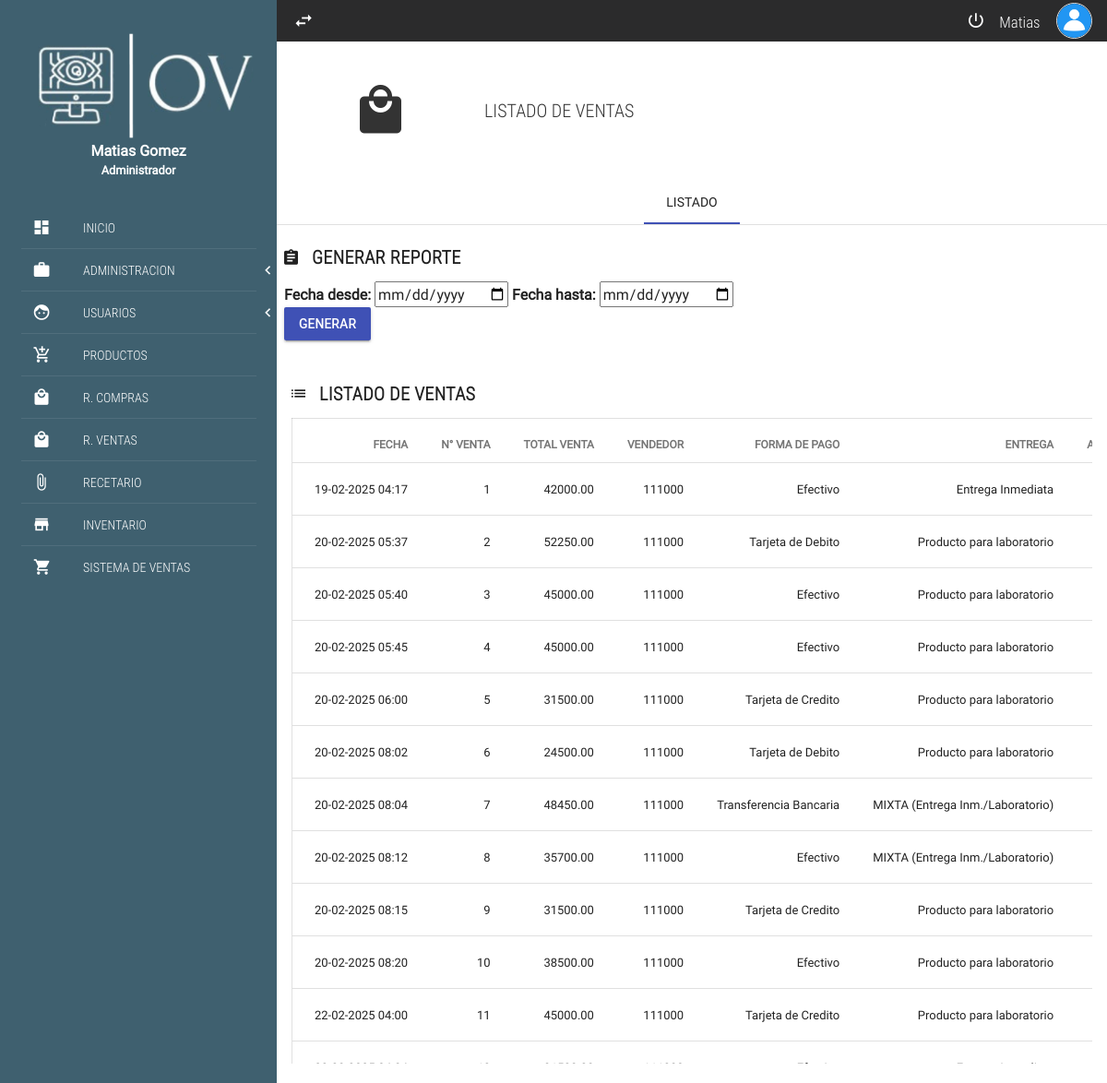
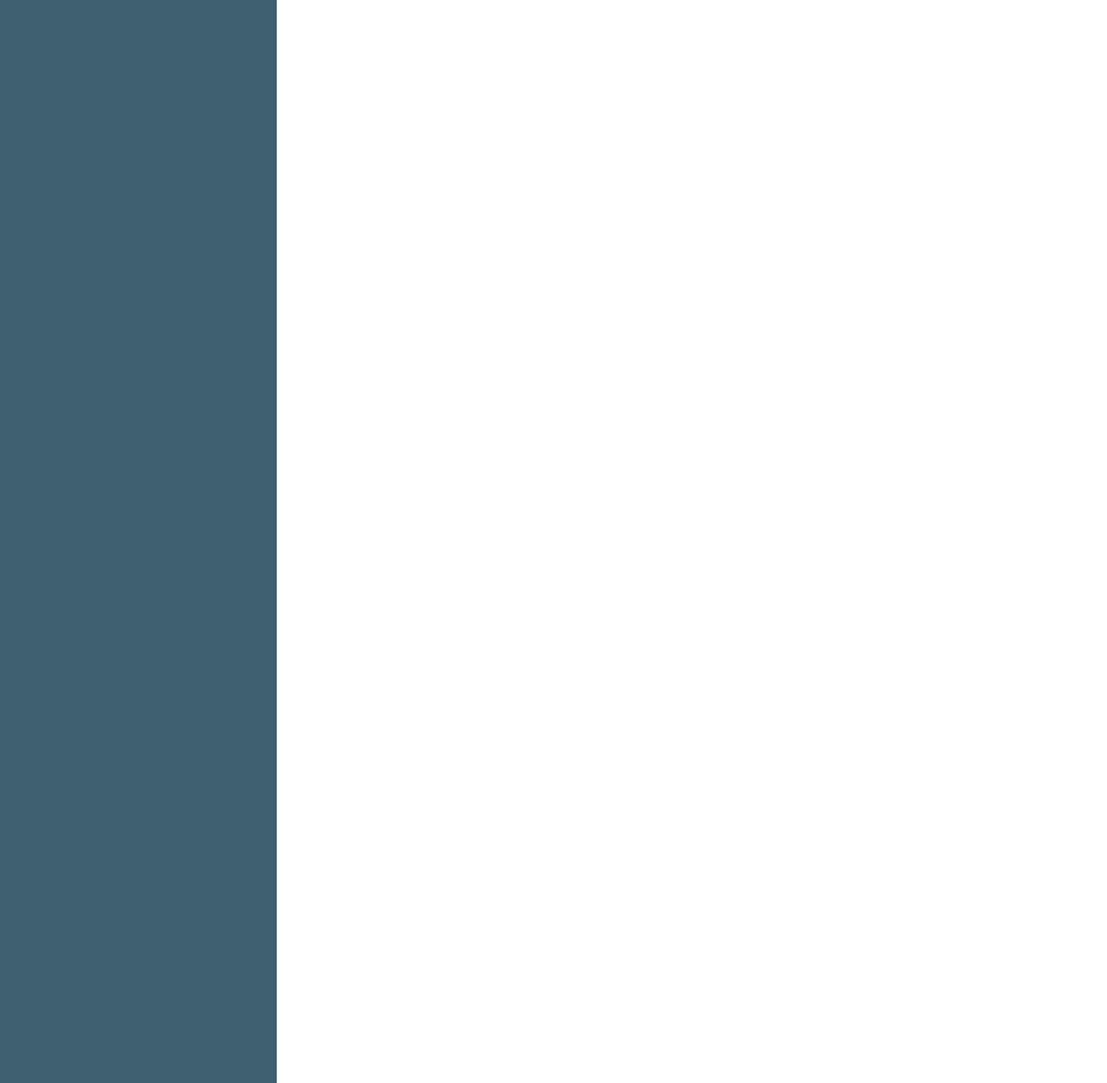
Screenshot of /SFI-V2-master/venta.php (signed in) with the database file from the repository (2 pictures, top to bottom).
### tables this page shows
CREATE TABLE `venta` (
  `ID_VENTA` int(11) NOT NULL,
  `DNI_CLI` int(11) NOT NULL,
  `FECHA` datetime NOT NULL,
  `ID_ENT` int(11) NOT NULL,
  `ID_PAGO` int(11) NOT NULL,
  `id_promo` int(11) NOT NULL,
  `DNI_U` int(11) NOT NULL,
  `id_cob` int(11) NOT NULL,
  `total` decimal(10,2) NOT NULL
);

CREATE TABLE `usuario` (
  `DNI_U` int(11) NOT NULL,
  `ID_JER` int(11) NOT NULL,
  `ID_PROV` int(11) NOT NULL,
  `CONTRASENA` varchar(15) NOT NULL,
  `NOMBRE` varchar(20) NOT NULL,
  `APELLIDO` varchar(20) NOT NULL,
  `USUARIO` varchar(30) NOT NULL,
  `CONTACTO` int(11) NOT NULL,
  `DOMICILIO` varchar(40) NOT NULL,
  `CIUDAD` varchar(40) NOT NULL,
  `Disponibilidad` int(11) NOT NULL
);

CREATE TABLE `tipopago` (
  `ID_PAGO` int(11) NOT NULL,
  `PAGO` varchar(40) NOT NULL
);

CREATE TABLE `tipoentrega` (
  `ID_ENT` int(11) NOT NULL,
  `ENTREGA` varchar(50) NOT NULL
);

### SFI-V2-master/funciones/mostrarVenta.php (called while the page is built)
<?php
function ListarVenta($vConexion) {
    $Listado=array();
    $SQL = "SELECT
               v.fecha, v.id_venta, u.DNI_U, fp.pago, te.entrega, v.total
            FROM
                venta v
            INNER JOIN
                detalleventa dv ON v.id_venta = dv.id_venta
            INNER JOIN
                usuario u ON u.DNI_U = v.DNI_U
            INNER JOIN
                tipopago fp ON v.id_pago = fp.id_pago
            INNER JOIN
                tipoentrega te ON v.id_ent = te.id_ent
            GROUP BY
                v.id_venta, v.fecha, u.DNI_U, fp.pago
                ORDER BY v.fecha ASC";
     $rs = mysqli_query($vConexion, $SQL);
     $i=0;
    while ($data = mysqli_fetch_array($rs)) {
            $Listado[$i]['ID_VENTA'] = $data['id_venta'];
            $Listado[$i]['FECHA'] = $data['fecha'];
            $Listado[$i]['USER'] = $data['DNI_U'];
            $Listado[$i]['TPAGO'] = $data['pago'];
            $Listado[$i]['ENTREGA'] = $data['entrega'];
            $Listado[$i]['TOTALV'] = $data['total'];
            $i++;
    }
    return $Listado;
}
?>

### SFI-V2-master/venta.php (the view, shortened to what this page needs)
<?php
require_once 'funciones/login.php';
require_once 'funciones/mostrarVenta.php';
$ListadoVen = ListarVenta($MiConexion);
$CantidadVen = count($ListadoVen);
?>
<!DOCTYPE html>
<html lang="es">
<head>
	<link rel="stylesheet" href="css/normalize.css">
	<link rel="stylesheet" href="css/sweetalert2.css">
	<link rel="stylesheet" href="css/material.min.css">
	<link rel="stylesheet" href="css/material-design-iconic-font.min.css">
	<link rel="stylesheet" href="css/jquery.mCustomScrollbar.css">
	<link rel="stylesheet" href="css/main.css">
</head>
<body>
<?php require_once 'inc/barralateral.inc.php';  ?>
	<section class="full-width pageContent">
		<?php require_once 'inc/barranav.inc.php'; ?>
		<section class="full-width header-well">
			<div class="full-width header-well-icon">
				<i class="zmdi zmdi-local-mall"></i>
			</div>
			<div class="full-width header-well-text">
				<p class="text-condensedLight">
					LISTADO DE VENTAS
				</p>
			</div>
		</section>
		<div class="mdl-tabs mdl-js-tabs mdl-js-ripple-effect">
			<div class="mdl-tabs__tab-bar">
				<a href="#tabList" class="mdl-tabs__tab is-active">LISTADO</a>
			</div>
		<div class="full-width divider-menu-h"></div>
					<div class="mdl-tabs__panel is-active" id="tabList">
<?php if ($_SESSION['Usuario_id_jer'] != 2 ) { ?>
<form action="Reportes/reporte_gral_ventas.php" method="GET" target="_blank">
    <div class="mdl-cell mdl-cell--4-col-phone mdl-cell--8-col-tablet mdl-cell--12-col-desktop">
        <h5><strong class="text-condensedLight"><i class="zmdi zmdi-assignment"></i> &nbsp; GENERAR REPORTE</strong></h5>
        <strong>Fecha desde:</strong>
        <input type="date" name="fecha_desde" required>
        <strong>Fecha hasta:</strong>
        <input type="date" name="fecha_hasta" required>
        <div>
            <button type="submit" class="mdl-button mdl-js-button mdl-button--raised mdl-button--colored">GENERAR</button>
        </div>
    </div>
</form>
<?php } ?>
<div class="mdl-grid">
			<div class="mdl-cell mdl-cell--4-col-phone mdl-cell--8-col-tablet mdl-cell--12-col-desktop">
			<h5> <strong class="text-condensedLight"><i class="zmdi zmdi-view-list-alt"></i> &nbsp; LISTADO DE VENTAS</strong></h5>
				<div class="table-responsive-scroll">
					<table id="miTabla" class="mdl-data-table mdl-js-data-table mdl-shadow--2dp full-width table-responsive">
						<thead>
						<tr>
								<th onclick="sortTable(0, this)"><b>FECHA</b></th>
								<th onclick="sortTable(1, this)"><b>N° VENTA</b></th>
								<th onclick="sortTable(2, this)"><b>TOTAL VENTA</b></th>
								<th onclick="sortTable(3, this)"><b>VENDEDOR</b></th>
								<th onclick="sortTable(4, this)"><b>FORMA DE PAGO</b></th>
								<th onclick="sortTable(5, this)"><b>ENTREGA</b></th>
								<th><b>ACCION</b></td>
							</tr>
						</thead>
							<?php
							for ($i = 0; $i < $CantidadVen; $i++) { ?>
								<tr>
									<td ><?php echo date("d-m-Y H:i", strtotime($ListadoVen[$i]['FECHA'])); ?></td>
									<td ><?php echo $ListadoVen[$i]['ID_VENTA']; ?></td>
									<td ><?php echo $ListadoVen[$i]['TOTALV']; ?></td>
									<td ><?php echo $ListadoVen[$i]['USER']; ?></td>
									<td ><?php echo $ListadoVen[$i]['TPAGO']; ?></td>
									<td ><?php echo $ListadoVen[$i]['ENTREGA']; ?></td>
<td>
									</td>
									</tr>
								<?php } ?>
									</div>
				</div>
			</div>
		</div>
	</div>
	</section>
</body>
</html>

### SFI-V2-master/css/main.css (style rules this page uses)
:root { --color-text: #3F51B5; --primary-color: #2B2B2C; --acent-color: #DB763B; }
html, body { width: 100%; height: 100%; margin: 0; padding: 0; font-size: 16px; font-family: "RobotoRegular"; position: relative; background-color: blueviolet; }
.text-condensedLight { font-family: "RobotoCondensedLight"; }
.table-responsive { overflow: auto; }
.divider-menu-h { height: 0; border-top: 1px solid rgba(255, 255, 255, .09); width: 85%; margin: 0 auto; }
.table-responsive { width: 100%; overflow-x: scroll; position: relative; }
.header-well, .header-well-icon, .header-well-text { min-height: 150px; height: auto; }
.header-well { position: relative; }
.header-well-icon, .header-well-text { position: absolute; top: 0; color: #333; }
.header-well-icon { left: 0; width: 25%; }
.header-well-icon i, .header-well-text p { position: absolute; top: 50%; display: block; width: 100%; transform: translateY(-50%); }
.header-well-icon i { text-align: center; font-size: 60px; }
.header-well-text { right: 0; width: 75%; }
.header-well-text p { font-size: 20px; margin: 0; padding: 0; }
.pageContent { padding-left: 300px; width: 100%; height: 100%; overflow: hidden; z-index: 77; background-color: #fff; transition: all .3s ease-in-out; }

### SFI-V2-master/venta.php (style rules this page uses)
.table-responsive-scroll { max-height: 700px; overflow-y: auto; }

### rows the page displays
venta: FECHA "19-02-2025 04:17", ID_VENTA "1", total "42000.00", usuario.DNI_U "111000", ID_PAGO.PAGO "Efectivo", ID_ENT.ENTREGA "Entrega Inmediata"
venta: FECHA "20-02-2025 05:37", ID_VENTA "2", total "52250.00", usuario.DNI_U "111000", ID_PAGO.PAGO "Tarjeta de Debito", ID_ENT.ENTREGA "Producto para laboratorio"
venta: FECHA "20-02-2025 05:40", ID_VENTA "3", total "45000.00", usuario.DNI_U "111000", ID_PAGO.PAGO "Efectivo", ID_ENT.ENTREGA "Producto para laboratorio"
venta: FECHA "20-02-2025 05:45", ID_VENTA "4", total "45000.00", usuario.DNI_U "111000", ID_PAGO.PAGO "Efectivo", ID_ENT.ENTREGA "Producto para laboratorio"
venta: FECHA "20-02-2025 06:00", ID_VENTA "5", total "31500.00", usuario.DNI_U "111000", ID_PAGO.PAGO "Tarjeta de Credito", ID_ENT.ENTREGA "Producto para laboratorio"
venta: FECHA "20-02-2025 08:02", ID_VENTA "6", total "24500.00", usuario.DNI_U "111000", ID_PAGO.PAGO "Tarjeta de Debito", ID_ENT.ENTREGA "Producto para laboratorio"
venta: FECHA "20-02-2025 08:04", ID_VENTA "7", total "48450.00", usuario.DNI_U "111000", ID_PAGO.PAGO "Transferencia Bancaria", ID_ENT.ENTREGA "MIXTA (Entrega Inm./Laboratorio)"
venta: FECHA "20-02-2025 08:12", ID_VENTA "8", total "35700.00", usuario.DNI_U "111000", ID_PAGO.PAGO "Efectivo", ID_ENT.ENTREGA "MIXTA (Entrega Inm./Laboratorio)"
venta: FECHA "20-02-2025 08:15", ID_VENTA "9", total "31500.00", usuario.DNI_U "111000", ID_PAGO.PAGO "Tarjeta de Credito", ID_ENT.ENTREGA "Producto para laboratorio"
venta: FECHA "20-02-2025 08:20", ID_VENTA "10", total "38500.00", usuario.DNI_U "111000", ID_PAGO.PAGO "Efectivo", ID_ENT.ENTREGA "Producto para laboratorio"
venta: FECHA "22-02-2025 04:00", ID_VENTA "11", total "45000.00", usuario.DNI_U "111000", ID_PAGO.PAGO "Tarjeta de Credito", ID_ENT.ENTREGA "Producto para laboratorio"

### other values shown
$_SESSION['Usuario_Nombre'] "Matias"
$_SESSION['Usuario_Apellido'] "Gomez"
$_SESSION['Usuario_Jerarquia'] "Administrador"
